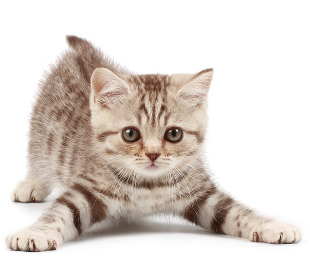
#> input picture lib/PRIMER-EJEMPLO-IA/image1.jpg, 310 x 280 px, found by its file name
$ python animal-detection.py
#> lines starting #> are read from the running program, lines starting #| are printed output that depends on the picture; after the words box and inside, x2 and y2 are one past the last pixel; in counts of white or black regions, pixels touching at a corner belong together
import cv2

# Initializing a haar cascade
face_cascade = cv2.CascadeClassifier('cat.xml')

# reads frames from a image
img = cv2.imread("image1.jpg")
#> img is the input picture: shape (280, 310, 3); mean B, G, R 209.9, 215.8, 223.9


# convert to gray scale of each frames
gray = cv2.cvtColor(img, cv2.COLOR_BGR2GRAY)
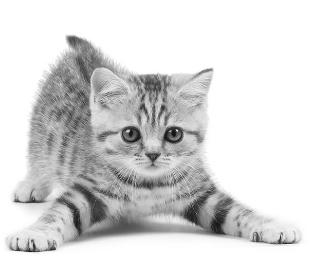
#> gray: shape (280, 310); min 16, max 255, mean 217.6

# Detects faces of different sizes in the input image
faces = face_cascade.detectMultiScale(gray, scaleFactor=1.3,
                                      minNeighbors=10, minSize=(75, 75))
#> faces = [[103, 96, 94, 94]]

for (x, y, w, h) in faces:
    # To draw a rectangle in a face
    cv2.rectangle(img, (x, y), (x + w, y + h), (0,0,255), 3)
    cv2.rectangle(img, (x, y - 40), (x + w, y), (0,0,255), -1)
    cv2.putText(img, "Cat", (x, y - 10), cv2.FONT_HERSHEY_SIMPLEX, 0.7, (255, 255, 255), 2)
#> this loop made 1 pass
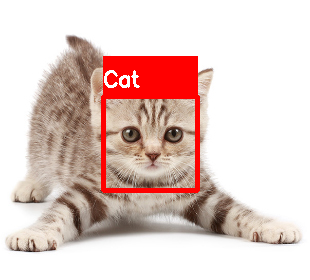
#> img: shape (280, 310, 3); 6.31% of pixels changed, all inside (x1, y1, x2, y2) = (101, 56, 200, 193)

# Display an image in a window
cv2.imshow('img', img)
cv2.waitKey(0)
cv2.destroyAllWindows()
